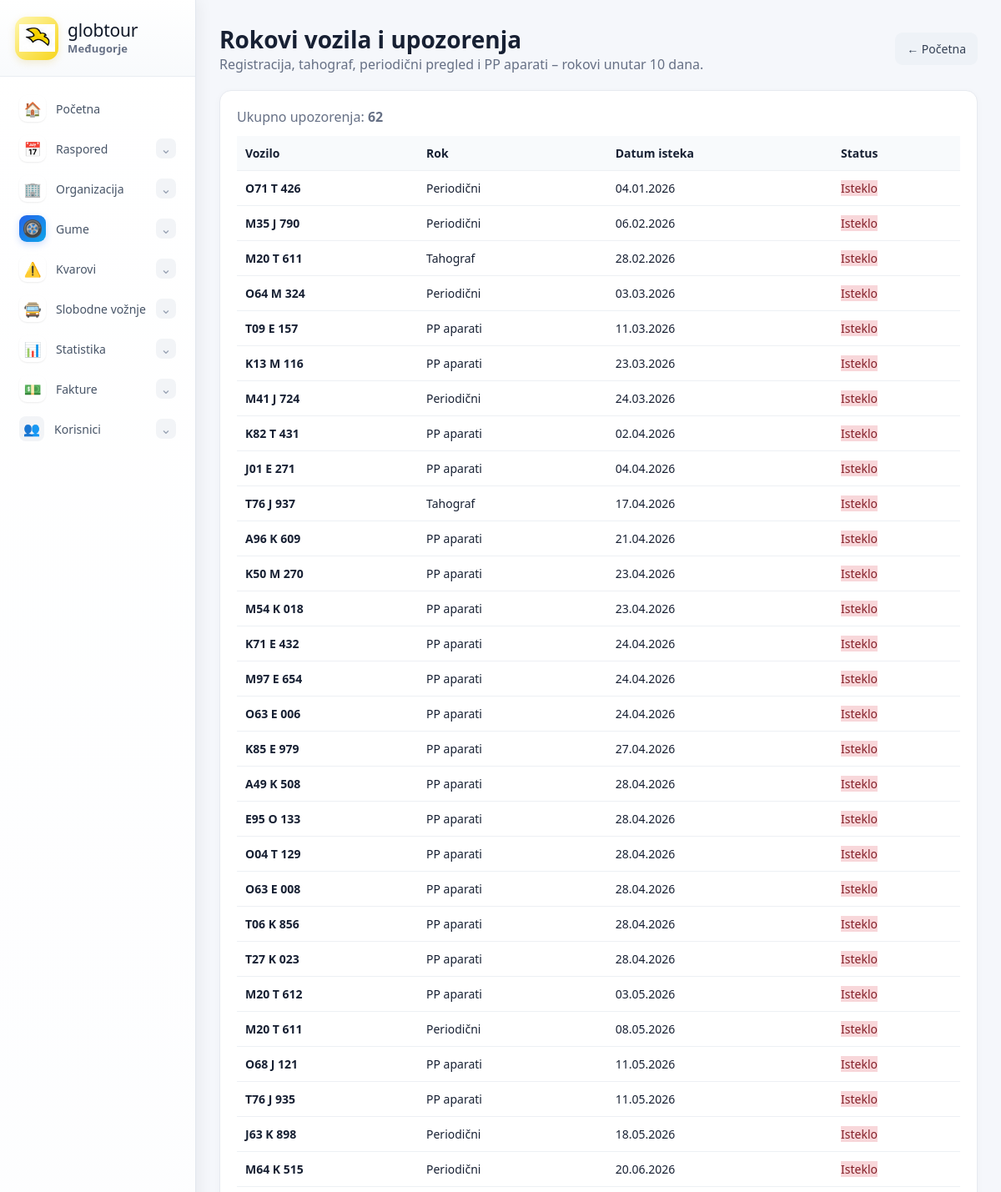
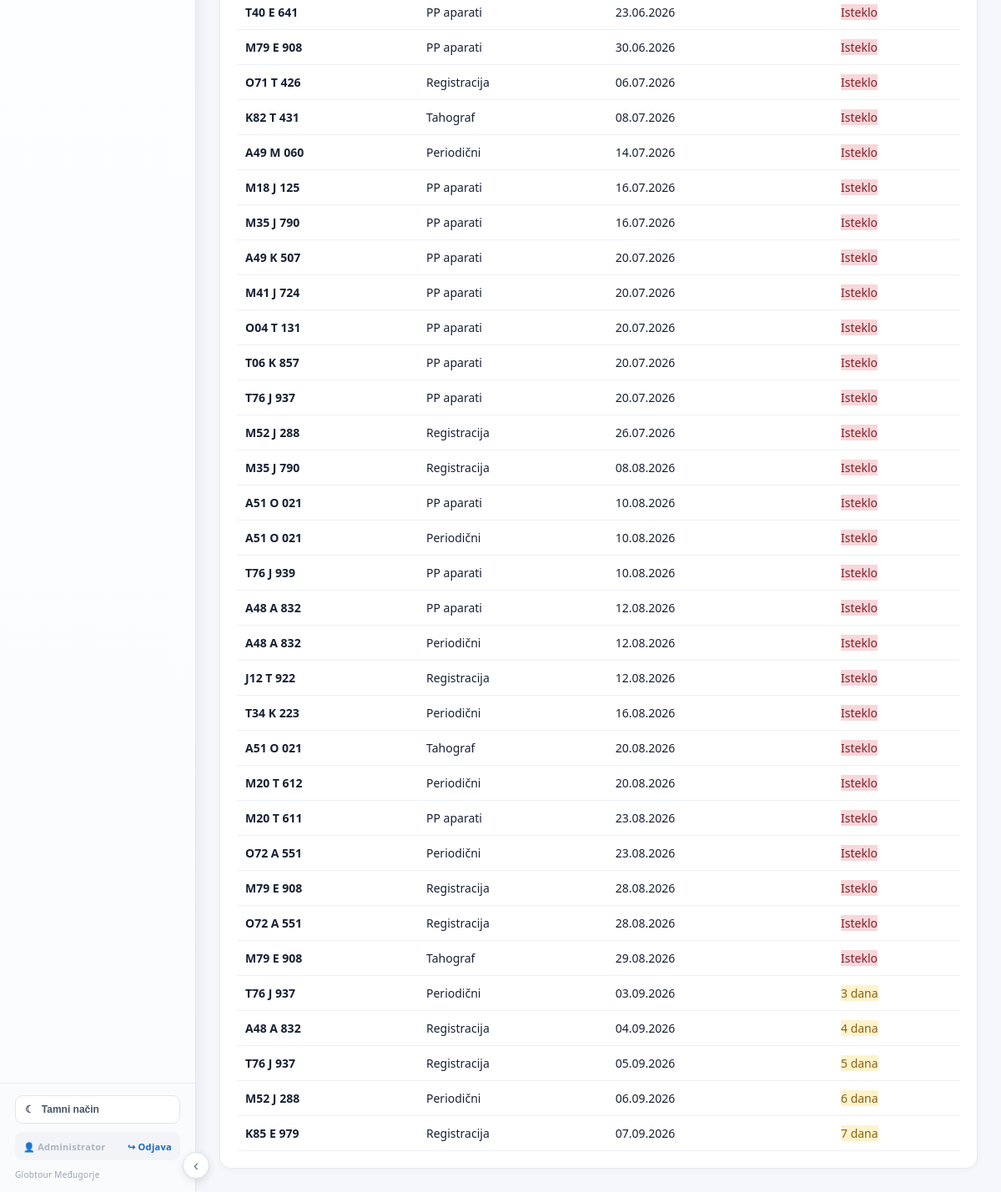
The page /rokovi-vozila (signed in) on the database its author committed (2 pictures, top to bottom).
### tables this page shows
CREATE TABLE users (
        id INTEGER PRIMARY KEY AUTOINCREMENT,
        username TEXT UNIQUE NOT NULL,
        password_hash TEXT NOT NULL,
        full_name TEXT,
        role TEXT NOT NULL DEFAULT 'user',
        permissions TEXT DEFAULT '',
        active INTEGER NOT NULL DEFAULT 1
    );

CREATE TABLE vehicles (id INTEGER PRIMARY KEY,registration TEXT NOT NULL,active TEXT DEFAULT 'Da',note TEXT, vehicle_type TEXT, seats INTEGER, production_year INTEGER, registration_date TEXT, registration_expiry TEXT, chassis_number TEXT, axles INTEGER, tachograph_type TEXT, tachograph_expiry TEXT, periodic_expiry TEXT, fire_extinguisher_expiry TEXT, permit_file_name TEXT);

### app.py (the view)
@permission_required("vehicles_view")
@app.route("/rokovi-vozila")
def vehicle_expiry_page():
    selected_type=request.args.get("type","").strip()
    allowed={"Registracija","PP aparati","Periodični","Tahograf"}
    if selected_type not in allowed:
        selected_type=""
    try:
        c=db()
        alerts=vehicle_expiry_alerts(c,10) or []
        c.close()
    except Exception:
        alerts=[]
    if selected_type:
        alerts=[a for a in alerts if a["type"]==selected_type]
    return render_template("vehicle_expiry.html", expiry_alerts=alerts,
                           selected_type=selected_type)

### app.py (called while the page is built, shortened)
@app.context_processor
def inject_today():
 return {'today':date.today().isoformat()}

def db():
 ensure_return_schema()
 c=sqlite3.connect(DB); c.row_factory=sqlite3.Row
 seed_known_line_durations(c)
 return c

@app.context_processor
def customer_select_options():
    try:
        c=db()
        rows=c.execute("SELECT id,name,id_number,vat_number,address,city,country,contact_person,phone,email,note FROM customers WHERE COALESCE(active,'Da')!='Ne' ORDER BY name COLLATE NOCASE").fetchall()
        c.close()
    except Exception:
        rows=[]
    return {"customer_rows":rows, "free_ride_customer_options":rows}

@app.context_processor
def inject_customer_lookup():
    def customer_by_name(name):
        return _customer_data(name)
    return {"customer_by_name":customer_by_name}

@app.context_processor
def inject_customers():
    try:
        c=db()
        rows=c.execute("SELECT name FROM customers WHERE COALESCE(active,'Da')!='Ne' ORDER BY name").fetchall()
        c.close()
    except Exception:
        rows=[]
    return {"customer_rows":rows}

@app.context_processor
def ctx(): return {"today":date.today().isoformat()}

def auth_user():
    uid=session.get("user_id")
    if not uid:
        return None
    try:
        c=db()
        row=c.execute("SELECT * FROM users WHERE id=? AND active=1",(uid,)).fetchone()
        c.close()
        return row
    except Exception:
        return None

def has_permission(user, key):
    if user is None:
        return False
    try:
        role=str(user["role"] or "").strip().lower()
        permissions=str(user["permissions"] or "")
        if role == "admin" or permissions.strip() == "*":
            return True
    except Exception:
        return False

@app.context_processor
def auth_context():
    return {"current_user": auth_user(), "has_permission": has_permission}

@app.before_request
def auth_guard():
    endpoint=request.endpoint or ""
    if endpoint in ("login", "static"):
        return None
    if not session.get("user_id"):
        return redirect(url_for("login"))
    return None

### templates/vehicle_expiry.html
{% extends "base.html" %}{% block content %}
<div class="title"><div><h1>{% if selected_type %}Istek – {{selected_type}}{% else %}Rokovi vozila i upozorenja{% endif %}</h1><div class="muted">{% if selected_type %}Samo autobusi kojima istječe {{selected_type|lower}} u narednih 10 dana ili je već istekao.{% else %}Registracija, tahograf, periodični pregled i PP aparati – rokovi unutar 10 dana.{% endif %}</div></div><a class="btn secondary" href="/">← Početna</a></div>
<div class="panel">
{% if expiry_alerts is defined and expiry_alerts|length > 0 %}
<div class="muted" style="margin-bottom:12px">Ukupno upozorenja: <strong>{{expiry_alerts|length}}</strong></div>
<table><tr><th>Vozilo</th><th>Rok</th><th>Datum isteka</th><th>Status</th></tr>
{% for a in expiry_alerts %}<tr><td><strong>{{a.registration or ''}}</strong></td><td>{{a.type}}</td><td>{{a.date}}</td><td>{% if a.days <= 0 %}<span class="badge" style="background:#f8d7da;color:#842029">{{a.status}}</span>{% else %}<span class="badge" style="background:#fff3cd;color:#8a6116">{{a.status}}</span>{% endif %}</td></tr>{% endfor %}
</table>
{% else %}<div style="padding:30px;text-align:center"><h2>✓ Nema upozorenja</h2><div class="muted">Nema rokova koji istječu u narednih 10 dana.</div></div>{% endif %}
</div>{% endblock %}

### templates/base.html (shortened to what this page needs)
<!doctype html><html lang="hr"><head><meta charset="utf-8"><meta name="viewport" content="width=device-width,initial-scale=1"><title>Globtour Međugorje</title><link rel="stylesheet" href="{{url_for('static',filename='style.css')}}">
</head><body>
<aside class="sidebar">
  <div class="sidebar-brand">
    <a href="/" class="brand">
      <span class="brand-logo"><img src="{{url_for('static',filename='globtour-bird.png')}}" alt="Globtour"></span>
      <span class="brand-text"><span>globtour</span><strong>Međugorje</strong></span>
    </a>
  </div>
  <nav class="side-nav">
    <a class="side-link" href="/"><span class="side-icon main-nav-icon">🏠</span><span>Početna</span></a>
    <details class="side-group">
      <summary><span class="side-icon main-nav-icon">📅</span><span>Raspored</span><span class="chevron">⌄</span></summary>
    </details>
    <details class="side-group">
      <summary><span class="side-icon main-nav-icon">🏢</span><span>Organizacija</span><span class="chevron">⌄</span></summary>
    </details>
    <details class="side-group">
      <summary><span class="side-icon main-nav-icon tire-modern-icon">🛞</span><span>Gume</span><span class="chevron">⌄</span></summary>
    </details>
    {% if has_permission(current_user,"breakdowns_view") %}
<details class="side-group" {% if request.path.startswith('/kvarovi') %}open{% endif %}>
  <summary>
    <span class="side-icon main-nav-icon">⚠️</span>
    <span>Kvarovi</span>
    <span class="chevron">⌄</span>
  </summary>
</details>
{% endif %}
    <details class="side-group" {% if request.path.startswith('/slobodne-voznje') %}open{% endif %}>
      <summary><span class="side-icon main-nav-icon">🚍</span><span>Slobodne vožnje</span><span class="chevron">⌄</span></summary>
    </details>
    <details class="side-group" {% if request.path.startswith('/statistika') %}open{% endif %}>
      <summary><span class="side-icon main-nav-icon">📊</span><span>Statistika</span><span class="chevron">⌄</span></summary>
    </details>
    <details class="side-group" {% if request.path.startswith('/predracuni') or request.path.startswith('/c-fakture') %}open{% endif %}>
      <summary><span class="side-icon main-nav-icon">💵</span><span>Fakture</span><span class="chevron">⌄</span></summary>
    </details>
    <details class="side-group">
      <summary><span class="side-icon">👥</span><span>Korisnici</span><span class="chevron">⌄</span></summary>
    </details>
  </nav>
  <div class="sidebar-bottom">
    <button class="theme-toggle" type="button" onclick="toggleTheme()" aria-label="Promijeni temu">
      <span id="theme-icon">☾</span><span id="theme-label">Tamni način</span>
    </button>
    <div class="account-box">
      <span class="account-name">👤 {% if current_user %}{{current_user["full_name"] or current_user["username"]}}{% else %}Korisnik{% endif %}</span>
      <a class="logout-link" href="/logout">↪ Odjava</a>
    </div>
    <span class="sidebar-copy">Globtour Međugorje</span>
  </div>
</aside>
<button class="sidebar-toggle" type="button" onclick="toggleSidebar()" aria-label="Sakrij izbornik">‹</button>
<main class="wrap">{% with messages=get_flashed_messages(with_categories=true) %}{% for cat,msg in messages %}<div class="alert alert-{{cat}}">{{msg}}</div>{% endfor %}{% endwith %}{% block content %}{% endblock %}</main>
</body></html>

### rows shown on the page
users: full_name "Administrator"
vehicles: registration "O71 T 426", type "Periodični", date "04.01.2026", status "Isteklo", type "Registracija", date "06.07.2026"
vehicles: registration "M35 J 790", type "Periodični", date "06.02.2026", status "Isteklo", type "PP aparati", date "16.07.2026", type "Registracija", date "08.08.2026"
vehicles: registration "M20 T 611", type "Tahograf", date "28.02.2026", status "Isteklo", type "Periodični", date "08.05.2026", type "PP aparati", date "23.08.2026"
vehicles: registration "O64 M 324", type "Periodični", date "03.03.2026", status "Isteklo"
vehicles: registration "T09 E 157", type "PP aparati", date "11.03.2026", status "Isteklo"
vehicles: registration "K13 M 116", type "PP aparati", date "23.03.2026", status "Isteklo"
vehicles: registration "M41 J 724", type "Periodični", date "24.03.2026", status "Isteklo", type "PP aparati", date "20.07.2026"
vehicles: registration "K82 T 431", type "PP aparati", date "02.04.2026", status "Isteklo", type "Tahograf", date "08.07.2026"
vehicles: registration "J01 E 271", type "PP aparati", date "04.04.2026", status "Isteklo"
vehicles: registration "T76 J 937", type "Tahograf", date "17.04.2026", status "Isteklo", type "PP aparati", date "20.07.2026", type "Periodični", date "03.09.2026", status "3 dana", type "Registracija", date "05.09.2026", status "5 dana"
vehicles: registration "A96 K 609", type "PP aparati", date "21.04.2026", status "Isteklo"
vehicles: registration "K50 M 270", type "PP aparati", date "23.04.2026", status "Isteklo"
vehicles: registration "M54 K 018", type "PP aparati", date "23.04.2026", status "Isteklo"
vehicles: registration "K71 E 432", type "PP aparati", date "24.04.2026", status "Isteklo"
vehicles: registration "M97 E 654", type "PP aparati", date "24.04.2026", status "Isteklo"
vehicles: registration "O63 E 006", type "PP aparati", date "24.04.2026", status "Isteklo"
vehicles: registration "K85 E 979", type "PP aparati", date "27.04.2026", status "Isteklo", type "Registracija", date "07.09.2026", status "7 dana"
vehicles: registration "A49 K 508", type "PP aparati", date "28.04.2026", status "Isteklo"
vehicles: registration "E95 O 133", type "PP aparati", date "28.04.2026", status "Isteklo"
vehicles: registration "O04 T 129", type "PP aparati", date "28.04.2026", status "Isteklo"
vehicles: registration "O63 E 008", type "PP aparati", date "28.04.2026", status "Isteklo"
vehicles: registration "T06 K 856", type "PP aparati", date "28.04.2026", status "Isteklo"
vehicles: registration "T27 K 023", type "PP aparati", date "28.04.2026", status "Isteklo"
vehicles: registration "M20 T 612", type "PP aparati", date "03.05.2026", status "Isteklo", type "Periodični", date "20.08.2026"
vehicles: registration "O68 J 121", type "PP aparati", date "11.05.2026", status "Isteklo"
vehicles: registration "T76 J 935", type "PP aparati", date "11.05.2026", status "Isteklo"
vehicles: registration "J63 K 898", type "Periodični", date "18.05.2026", status "Isteklo"
vehicles: registration "M64 K 515", type "Periodični", date "20.06.2026", status "Isteklo"
vehicles: registration "T40 E 641", type "PP aparati", date "23.06.2026", status "Isteklo"
vehicles: registration "M79 E 908", type "PP aparati", date "30.06.2026", status "Isteklo", type "Registracija", date "28.08.2026", type "Tahograf", date "29.08.2026"
vehicles: registration "A49 M 060", type "Periodični", date "14.07.2026", status "Isteklo"
vehicles: registration "M18 J 125", type "PP aparati", date "16.07.2026", status "Isteklo"
vehicles: registration "A49 K 507", type "PP aparati", date "20.07.2026", status "Isteklo"
vehicles: registration "O04 T 131", type "PP aparati", date "20.07.2026", status "Isteklo"
vehicles: registration "T06 K 857", type "PP aparati", date "20.07.2026", status "Isteklo"
vehicles: registration "M52 J 288", type "Registracija", date "26.07.2026", status "Isteklo", type "Periodični", date "06.09.2026", status "6 dana"
vehicles: registration "A51 O 021", type "PP aparati", date "10.08.2026", status "Isteklo", type "Periodični", type "Tahograf", date "20.08.2026"
vehicles: registration "T76 J 939", type "PP aparati", date "10.08.2026", status "Isteklo"
vehicles: registration "A48 A 832", type "PP aparati", date "12.08.2026", status "Isteklo", type "Periodični", type "Registracija", date "04.09.2026", status "4 dana"
vehicles: registration "J12 T 922", type "Registracija", date "12.08.2026", status "Isteklo"
vehicles: registration "T34 K 223", type "Periodični", date "16.08.2026", status "Isteklo"
vehicles: registration "O72 A 551", type "Periodični", date "23.08.2026", status "Isteklo", type "Registracija", date "28.08.2026"

### other values the page prints
{{ expiry_alerts|length }} "62"
